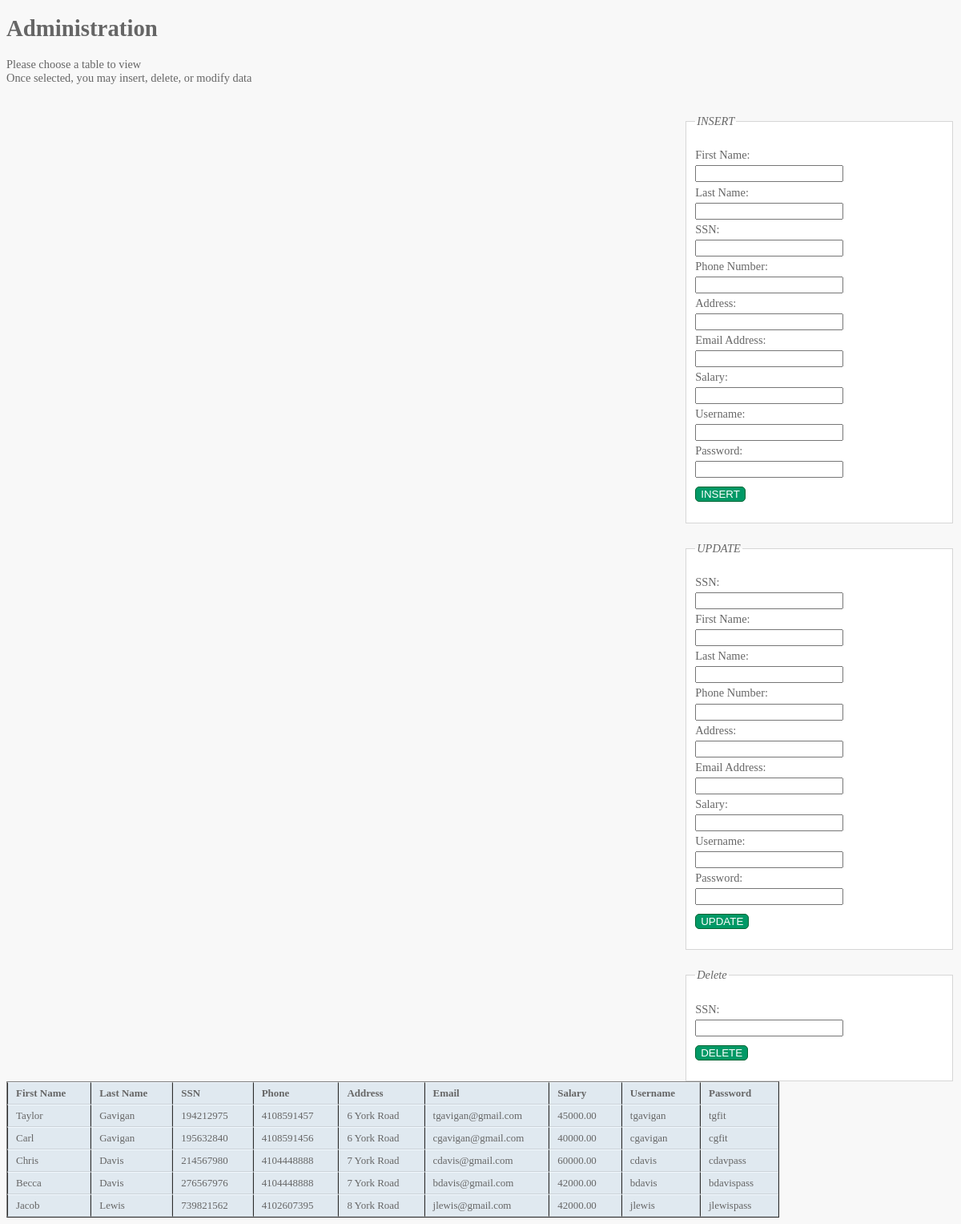
Page /staff_list.php on the committed database.
### tables this page shows
CREATE TABLE IF NOT EXISTS REGEMPLOYEE
(	Fname		VARCHAR(15)			NOT NULL,
    Lname		VARCHAR(15)			NOT NULL,
    Ssn			CHAR(9)				NOT NULL,
	Phone		VARCHAR(12)			NOT NULL,
    Address		VARCHAR(30)			NOT NULL,
    Email		VARCHAR(25)			NOT NULL,
    Salary		DECIMAL(10,2)		NOT NULL,
	Username	VARCHAR(25)			NOT NULL,
	Password	VARCHAR(25)			NOT NULL,
    PRIMARY KEY (Ssn),
	UNIQUE(Username));

### staff_list.php (the view, shortened to what this page needs)
<!DOCTYPE html>
<html>
	<head>
  	<link href="pagestyle.css" type="text/css" rel="stylesheet" />
	</head>
	<body>
		<h1>Administration</h1>
		<p>Please choose a table to view<br /> Once selected, you may insert, delete, or modify data</p>
		<div id="controlBox">
			<div id="insert">
        <form action="staff_list.php" method="post">
			<fieldset>
				<legend>INSERT</legend>
				<p>
					<label class="title" for="fname">First Name:</label>
					<input type="text" name="fname" id="fname" required="required"><br />
					<label class="title" for="lname">Last Name:</label>
					<input type="text" name="lname" id="lname" required="required"><br />
          <label class="title" for="ssn">SSN:</label>
  				<input type="text" name="ssn" id="ssn" required="required"><br />
					<label class="title" for="parentphone">Phone Number:</label>
					<input type="text" name="phone" id="phone" required="required"><br />
					<label class="title" for="fname">Address:</label>
					<input type="text" name="address" id="address" required="required"><br />
          <label class="title" for="email">Email Address:</label>
					<input type="text" name="email" id="email" required="required"><br />
          <label class="title" for="salary">Salary:</label>
  				<input type="text" name="salary" id="salary" required="required"><br />
					<label class="title" for="username">Username:</label>
					<input type="text" name="username" id="username" required="required"><br />
					<label class="title" for="password" required="required">Password:</label>
					<input type="password" name="password" id="password"><br />
					<input type="submit" name="add" value="INSERT" />
        </form>
				</div>
					<div id="update">
            <form action="staff_list.php" method="post">
					<fieldset>
						<legend>UPDATE</legend>
						<p>
              <label class="title" for="ssn">SSN:</label>
      				<input type="text" name="ssn" id="ssn" required="required"><br />
              <label class="title" for="fname">First Name:</label>
    					<input type="text" name="fname" id="fname" required="required"><br />
    					<label class="title" for="lname">Last Name:</label>
    					<input type="text" name="lname" id="lname" required="required"><br />
    					<label class="title" for="parentphone">Phone Number:</label>
    					<input type="text" name="phone" id="phone" required="required"><br />
    					<label class="title" for="fname">Address:</label>
    					<input type="text" name="address" id="address" required="required"><br />
              <label class="title" for="email">Email Address:</label>
    					<input type="text" name="email" id="email" required="required"><br />
              <label class="title" for="salary">Salary:</label>
      				<input type="text" name="salary" id="salary" required="required"><br />
    					<label class="title" for="username">Username:</label>
    					<input type="text" name="username" id="username" required="required"><br />
    					<label class="title" for="password" required="required">Password:</label>
    					<input type="password" name="password" id="password"><br />
							<input type="submit" name="edit" value="UPDATE" />
            </form>
						</div>
						<div id="delete">
              <form action="staff_list.php" method="post">
						<fieldset>
							<legend>Delete</legend>
							<p><label class="title" for="ssn">SSN:</label>
								<input type="text" name="ssn" id="ssn" required="required"><br />
								<input type="submit" name = "delete" value="DELETE" />
              </form>
							</div>
		</div>
    <div id="main">
     <table border=1>
       <tr>
       <th>First Name</th>
       <th>Last Name</th>
			 <th>SSN</th>
       <th>Phone</th>
       <th>Address</th>
       <th>Email</th>
			 <th>Salary</th>
       <th>Username</th>
       <th>Password</th>
       </tr>
<?php
include 'db.inc.php';
if (!($connection = @ mysql_connect($hostName, $username,
  $password)))
  showerror();
    $query = "SELECT * FROM regemployee";
    if (!($result = @ mysql_query ($query, $connection)))
      showerror();
    while ($row = @ mysql_fetch_array($result))
      echo "<tr>
    <td>{$row["Fname"]}</td>
    <td>{$row["Lname"]}</td>
		<td>{$row["Ssn"]}</td>
    <td>{$row["Phone"]}</td>
    <td>{$row["Address"]}</td>
    <td>{$row["Email"]}</td>
		<td>{$row["Salary"]}</td>
    <td>{$row["Username"]}</td>
    <td>{$row["Password"]}</td>
    </tr>";
  ?>
</table>
 </div>
 </body>
</html>

### PAUL UPDATED FINAL REPORT FILES/css/pagestyle.css (style rules this page uses)
body { font=family: Arial, Verdana, sans-serif; font-size: 90%; color: #666666; background-color: #f8f8f8; }
table { border-spacing: 0px; }
th, td { padding: 5px 30px 5px 10px; border-spacing: 0px; font-size: 90%; margin: 0px; }
th,td { text-align: left; background-color: #e0e9f0; border-top: 1px solid #f1f8fe; border-bottom: 1px solid #cbd2d8; border-right: 1px solid #cbd2d8; }
td { text-shadow: 1px 1px p1x #ffffff; }
fieldset { width: 310px; margin-top:20px; border: 1px solid #d6d6d6; background-color: #ffffff; line-height: 1.6em; }
legend { font-style: italic; color: #666666; }
input[type="submit"] { border: 1px solid #006633; background-color: #009966; color: #ffffff; border-radius: 5px; padding 5px; margin-top: 10px; }
.title { float: left; width: 160px; clear: left; }
#controlBox { float:right; }

### rows in the picture
regemployee: Fname "Taylor", Lname "Gavigan", Ssn "194212975", Phone "4108591457", Address "6 York Road", Email "tgavigan@gmail.com", Salary "45000.00", Username "tgavigan", Password "tgfit"
regemployee: Fname "Carl", Lname "Gavigan", Ssn "195632840", Phone "4108591456", Address "6 York Road", Email "cgavigan@gmail.com", Salary "40000.00", Username "cgavigan", Password "cgfit"
regemployee: Fname "Chris", Lname "Davis", Ssn "214567980", Phone "4104448888", Address "7 York Road", Email "cdavis@gmail.com", Salary "60000.00", Username "cdavis", Password "cdavpass"
regemployee: Fname "Becca", Lname "Davis", Ssn "276567976", Phone "4104448888", Address "7 York Road", Email "bdavis@gmail.com", Salary "42000.00", Username "bdavis", Password "bdavispass"
regemployee: Fname "Jacob", Lname "Lewis", Ssn "739821562", Phone "4102607395", Address "8 York Road", Email "jlewis@gmail.com", Salary "42000.00", Username "jlewis", Password "jlewispass"
